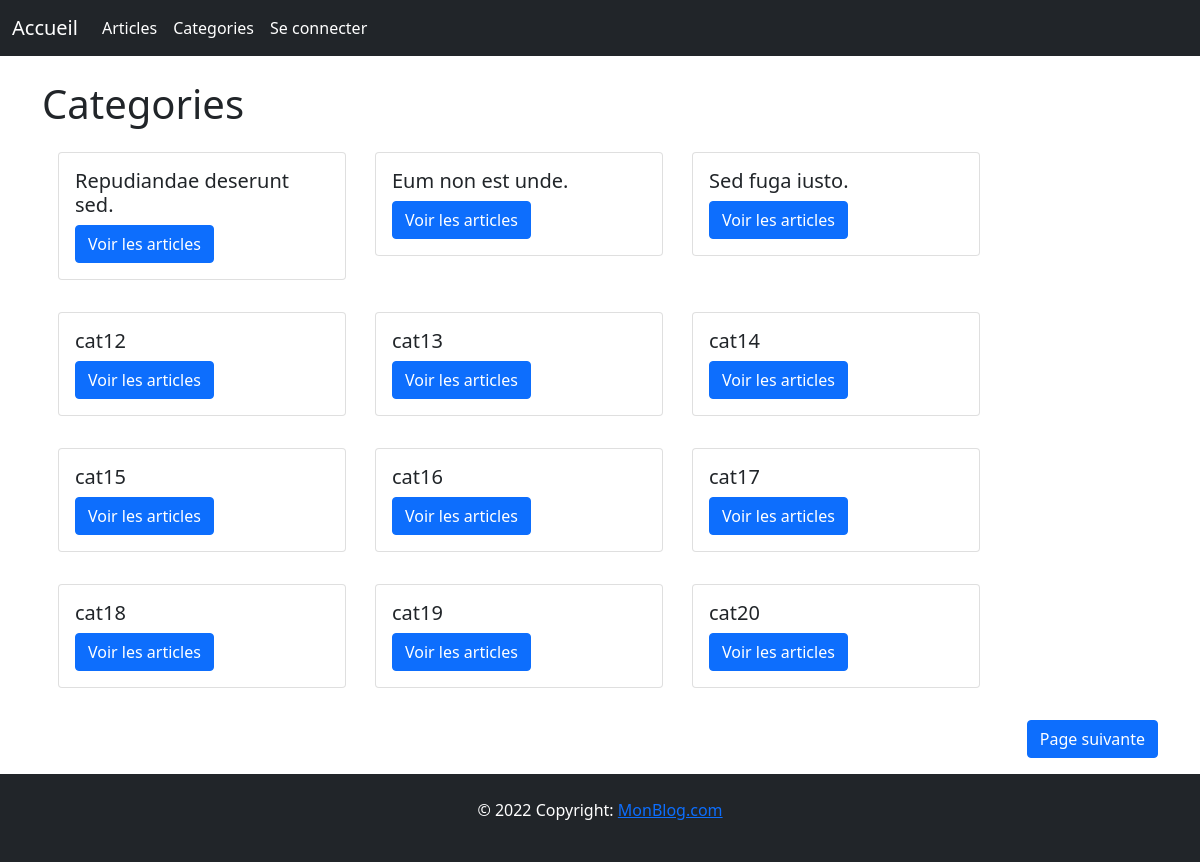
The page /category on the database its author committed.
### tables this page shows
CREATE TABLE IF NOT EXISTS `category` (
  `id` int(10) unsigned NOT NULL AUTO_INCREMENT,
  `name` varchar(255) NOT NULL,
  PRIMARY KEY (`id`)
);

### app/controller/Category.php (called while the page is built, shortened)
<?php
require_once('../app/core/Controller.php');
require_once('../app/helpers/Pagination.php');
class Category extends Controller
{
    private $categoryModel;
    public function __construct()
    {
        $this->categoryModel = $this->loadModel("CategoryModel");
    }
    public function index()
    {
        $queryCount = $this->categoryModel->count();
        $queryItems = $this->categoryModel->limitItems();
        $paginateCategories = new Pagination($queryCount, $queryItems, 12, "category");
        $limitCategories = $paginateCategories->getItems();
        $data['nextLink'] = $paginateCategories->nextLink();
        $data['previousLink'] = $paginateCategories->previousLink();
        $data['limitCategories'] = $limitCategories;
        $this->view("categories/listCategories", $data);
    }
}

### app/core/app.php (called while the page is built, shortened)
<?php
class App
{
    protected $method = "index";
    public function __construct()
    {
        $url = $this->parseURL();
        if (file_exists("../app/controller/" . strtolower($url[0]) . ".php")) {
            unset($url[0]);
        } else {
            $this->controller = "post";
            $this->method = "notFound";
        }
        $this->controller = new $this->controller;
        $this->params = (count($url) > 0) ? $url : ["post"];
        call_user_func_array([$this->controller, $this->method], $this->params);
    }
    private function parseURL(): array
    {
        $url = isset($_GET['url']) ? $_GET['url'] : "post";
        return explode("/", filter_var(trim($url, "/"), FILTER_SANITIZE_URL));
    }
}

### public/index.php (called while the page is built, shortened)
<?php
$app = new App();

### app/core/database.php (called while the page is built, shortened)
<?php
class Database
{
  private $PDOInstance = null;
  private function __construct()
  {
    $string = DB_TYPE . ":host=" . DB_HOST . ";dbname=" . DB_NAME;
    $this->PDOInstance  = new PDO($string, DB_USER, DB_PASS, [
      PDO::ATTR_ERRMODE => PDO::ERRMODE_EXCEPTION
    ]);
  }
  public function read($query, $data = array(), $method = PDO::FETCH_OBJ)
  {
    $statement = $this->PDOInstance->prepare($query);
    $result = $statement->execute($data);
    if ($result) {
      $data = $statement->fetchAll($method);
      if (is_array($data) && count($data) > 0) {
        return $data;
      }
    }
    return false;
  }
}

### app/core/functions.php (called while the page is built, shortened)
<?php
function validateData(mixed $data): mixed
{
    $data = trim($data);
    $data = htmlspecialchars($data);
    $data = stripslashes($data);
    return $data;
}

### app/view/categories/listCategories.php (the view, shortened to what this page needs)
<?php $this->view("inc/header", $data); ?>
<h1>Categories</h1>
<div class="row">
    <?php foreach ($data['limitCategories'] as $category) : ?>
        <div class="col-8 col-md-5  col-lg-4 col-xl-3 m-3">
            <div class="card" style="width: 18rem;">
                <div class="card-body">
                    <h5 class="card-title"><?= validateData($category->name) ?></h5>
                    <a href="<?= ROOT ?>post/category/<?= $category->id ?>" class="btn btn-primary">Voir les articles</a>
                </div>
            </div>
        </div>
    <?php endforeach ?>
</div>
<div class="d-flex justify-content-between my-3">
    <?= $data['nextLink'] ?>
</div>
<?php $this->view("inc/footer", $data); ?>

### app/helpers/Pagination.php (shortened to what this page needs)
<?php
class Pagination
{
    private $perPage;
    private $db;
    private $item;
    private $currentPage = 1;
    private $queryItems;
    public function __construct($queryCount, $queryItems, $perPage, $item)
    {
        $this->perPage = $perPage;
        $this->item = $item;
        $this->queryItems = $queryItems;
        $this->db = Database::getNewInstance();
    }
    public function getItems()
    {
        $offset = $this->getOffset();
        if ($this->item === "post" || $this->item === "admin/posts") {
            $query = $this->queryItems . " ORDER BY created_at DESC LIMIT $this->perPage OFFSET $offset";
        } else {
            $query = $this->queryItems . " LIMIT $this->perPage OFFSET $offset";
        }
        $items = $this->db->read($query);
        return $items;
    }
    private function getOffset()
    {
        $this->offset =  $this->perPage * ($this->getCurrentPage() - 1);
        return $this->offset;
    }
    private function getCurrentPage()
    {
        return  $this->currentPage;
    }
    public function nextLink()
    {
        $this->currentPage = $this->getCurrentPage();
        $nextpage = $this->currentPage + 1;
        $link = ROOT . "{$this->item}?page=$nextpage";
        $linkHTML = "<a class='btn btn-primary ms-auto' href='$link'>Page suivante</a>";
        return $linkHTML;
    }
    public function previousLink()
    {
        if ($this->currentPage <= 1) {
            return null;
        }
        $this->currentPage = $this->getCurrentPage();
        $nextpage = $this->currentPage - 1;
        $link = ROOT . "{$this->item}?page=$nextpage";
        $linkHTML = "<a class='btn btn-primary' href='$link'>Page précédente</a>";
        return $linkHTML;
    }
}

### app/core/controller.php (shortened to what this page needs)
<?php
class Controller
{
    public function view(string $path, array $data = []): void
    {
        extract($data);
        if (file_exists("../app/view/" . $path . ".php")) {
            include "../app/view/" . $path . ".php";
        } else {
            include "../app/view/404.php";
        }
    }
}

### app/view/inc/header.php (shortened to what this page needs)
<!DOCTYPE html>
<html lang="fr" class="">
<head>
    <link href="https://cdn.jsdelivr.net/npm/bootstrap@5.1.3/dist/css/bootstrap.min.css" rel="stylesheet">
</head>
<body class="d-flex flex-column min-vh-100 ">
    <nav class="navbar navbar-expand-lg navbar-dark bg-dark ">
        <div class="container-fluid ">
            <a href="<?= ROOT ?>post" class="navbar-brand text-white">Accueil</a>
            <div class="collapse navbar-collapse" id="navbarNav">
                <ul class="navbar-nav">
                    <li class="nav-item">
                        <a href="<?= ROOT ?>post" class="nav-link text-white">Articles</a>
                    </li>
                    <li class="nav-item">
                        <a href="<?= ROOT ?>category" class="nav-link text-white">Categories</a>
                    </li>
                    <?php if (isset($_SESSION['user'])) : ?>
                        <li class="nav-item">
                            <a href="<?= ROOT ?>profil" class="nav-link text-white"><?= $_SESSION['user']['userName'] ?></a>
                        </li>
                        <li class="nav-item">
                            <a href="<?= ROOT ?>logout" onclick="return confirm()" class="nav-link text-white">Se déconnecter</a>
                        </li>
                        <?php if ($_SESSION['user']['isAdmin'] == 1) : ?>
                            <li class="nav-item">
                                <a href="<?= ROOT ?>admin/posts" class="nav-link text-white">ArticlesAdmin</a>
                            </li>
                            <li class="nav-item">
                                <a href="<?= ROOT ?>admin/categories" class="nav-link text-white">CategoriesAdmin</a>
                            </li>
                        <?php endif ?>
                    <?php else : ?>
                        <li class="nav-item">
                            <a href="<?= ROOT ?>login" class="nav-link text-white">Se connecter</a>
                        </li>
                    <?php endif ?>
                </ul>
            </div>
        </div>
    </nav>
    <div class="container mt-4 h-100">

### app/view/inc/footer.php (shortened to what this page needs)
</div>
<footer class="bg-dark footer mt-auto p-4">
    <p class="text-white text-center"> © 2022 Copyright:
        <a href="#">MonBlog.com</a>
    </p>
</footer>
</body>
</html>

### rows shown on the page
category: name "Repudiandae deserunt sed."
category: name "Eum non est unde."
category: name "Sed fuga iusto."
category: name "cat12"
category: name "cat13"
category: name "cat14"
category: name "cat15"
category: name "cat16"
category: name "cat17"
category: name "cat18"
category: name "cat19"
category: name "cat20"
